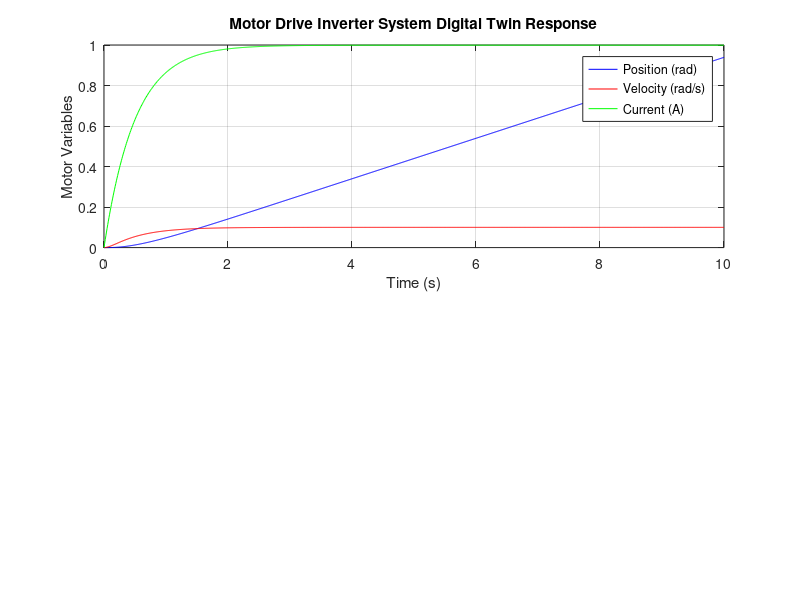

Write the MATLAB code that produced this figure.
J = 0.01;
b = 0.1;
K = 0.01;
R = 1;
L = 0.5;
T_load = 0.1;
s = tf('s');
P_motor = K / ((J*s + b)*(L*s + R) + K^2);
A = [0, 1, 0; 0, -b/J, K/J; 0, -K/L, -R/L];
B = [0; 0; 1/L];
C = eye(3);
D = zeros(3, 1);
sys = ss(A, B, C, D);
t = 0:0.01:10;
u = ones(size(t));
[y, t, x] = lsim(sys, u, t);
subplot(2, 1, 1);
plot(t, y(:, 1), 'b', t, y(:, 2), 'r', t, y(:, 3), 'g');
xlabel('Time (s)');
ylabel('Motor Variables');
legend('Position (rad)', 'Velocity (rad/s)', 'Current (A)');
title('Motor Drive Inverter System Digital Twin Response');
grid on;
